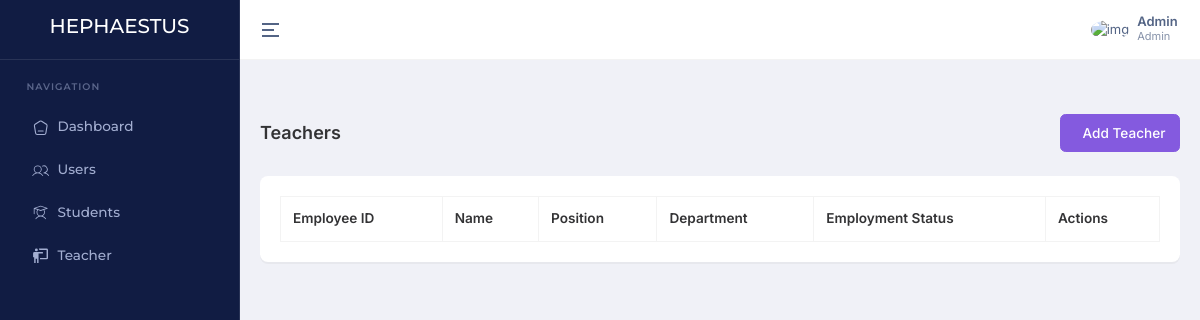
/teachers/ (signed in), run on an earlier commit of the app's database.
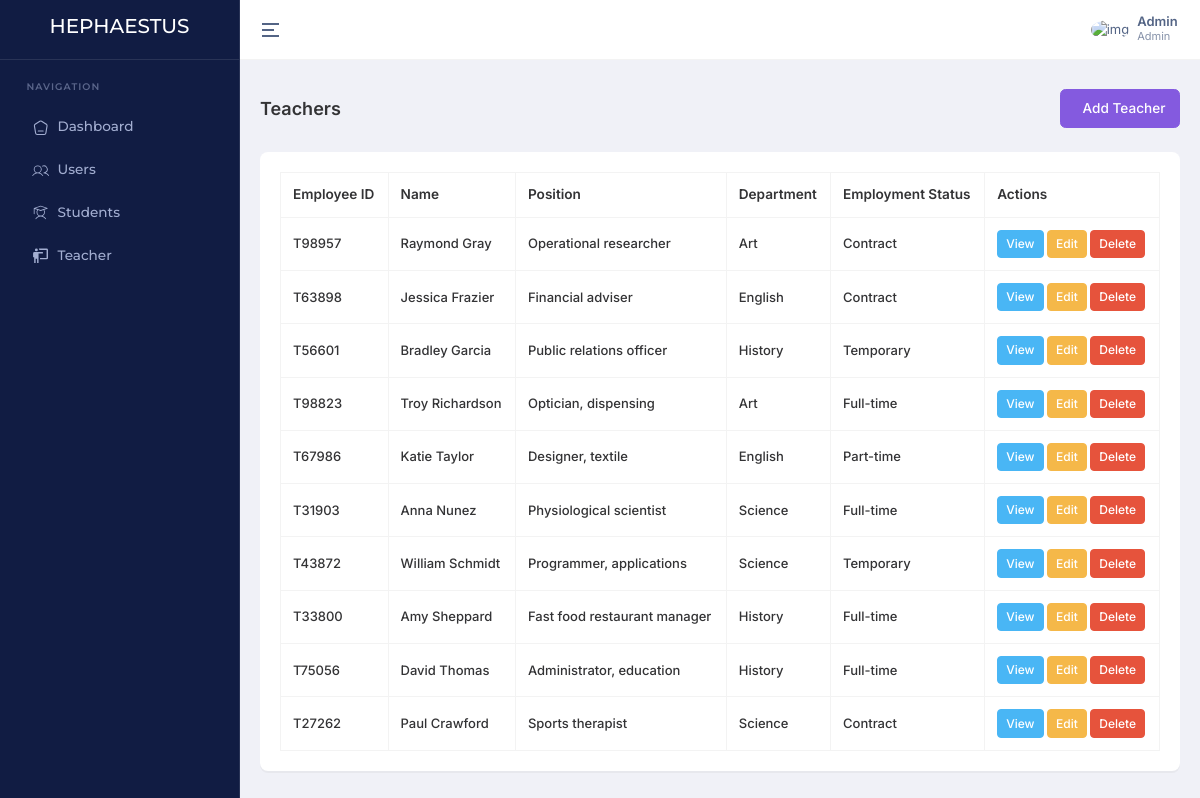
And on a later commit of the database.
### home/models.py (models this page shows, shortened)
class Teacher(models.Model):
    GENDER_CHOICES = (
        ('Male', 'Male'),
        ('Female', 'Female'),
        ('Other', 'Other'),
    )
    MARITAL_STATUS_CHOICES = (
        ('Single', 'Single'),
        ('Married', 'Married'),
        ('Divorced', 'Divorced'),
        ('Widowed', 'Widowed'),
    )
    EMPLOYMENT_STATUS_CHOICES = (
        ('Full-time', 'Full-time'),
        ('Part-time', 'Part-time'),
        ('Contract', 'Contract'),
        ('Temporary', 'Temporary'),
    )
    user = models.OneToOneField(settings.AUTH_USER_MODEL, on_delete=models.CASCADE, related_name='teacher_profile')
    employee_id = models.CharField(max_length=20, unique=True, null=True, blank=True)
    date_of_birth = models.DateField(null=True, blank=True)
    gender = models.CharField(max_length=10, choices=GENDER_CHOICES, null=True, blank=True)
    nationality = models.CharField(max_length=50, null=True, blank=True)
    national_id = models.CharField(max_length=20, unique=True, null=True, blank=True)
    marital_status = models.CharField(max_length=20, choices=MARITAL_STATUS_CHOICES, null=True, blank=True)
    alternative_phone_number = models.CharField(max_length=15, blank=True, null=True)
    address = models.TextField(null=True, blank=True)
    position = models.CharField(max_length=100, null=True, blank=True)
    department = models.CharField(max_length=100, null=True, blank=True)
    employment_status = models.CharField(max_length=20, choices=EMPLOYMENT_STATUS_CHOICES, null=True, blank=True)
    date_joined = models.DateField(null=True, blank=True)
    years_of_experience = models.PositiveIntegerField(null=True, blank=True)
    highest_degree = models.CharField(max_length=100, null=True, blank=True)
    major = models.CharField(max_length=100, null=True, blank=True)
    institution = models.CharField(max_length=200, null=True, blank=True)
    graduation_year = models.PositiveIntegerField(null=True, blank=True)
    certifications = models.TextField(null=True, blank=True)
    skills = models.TextField(null=True, blank=True)
    subjects_taught = models.TextField(null=True, blank=True)
    classes_assigned = models.TextField(null=True, blank=True)
    emergency_contact_name = models.CharField(max_length=100, null=True, blank=True)
    emergency_contact_relationship = models.CharField(max_length=50, null=True, blank=True)
    emergency_contact_phone = models.CharField(max_length=15, null=True, blank=True)
    bio = models.TextField(null=True, blank=True)
    achievements = models.TextField(null=True, blank=True)
    delete_status = models.BooleanField(default=False)
    created_at = models.DateTimeField(auto_now_add=True)
    updated_at = models.DateTimeField(auto_now=True)
    created_by = models.ForeignKey(settings.AUTH_USER_MODEL, on_delete=models.SET_NULL, null=True, related_name='teachers_created')
    updated_by = models.ForeignKey(settings.AUTH_USER_MODEL, on_delete=models.SET_NULL, null=True, related_name='teachers_updated')
    class Meta:
        ordering = ['user__name']
        indexes = [
            models.Index(fields=['employee_id']),
            models.Index(fields=['national_id']),
        ]
    @property
    def name(self):
        return self.user.name

### account/models.py (models this page shows, shortened)
class User(AbstractBaseUser, PermissionsMixin):
    ROLE_CHOICES = (
        ('Admin', 'Admin'),
        ('Director', 'Director'),
        ('Teacher', 'Teacher'),
        ('Student', 'Student'),
    )
    email = models.EmailField(unique=True)
    name = models.CharField(max_length=255)
    slug = models.SlugField(unique=True, blank=True)
    phone_number = models.CharField(max_length=15, unique=True)
    image = ProcessedImageField(
        upload_to=user_image_path,
        processors=[ResizeToFill(720, 720)],
        format='JPEG',
        options={'quality': 90},
        null=True,
        blank=True,
    )
    role = models.CharField(max_length=30, choices=ROLE_CHOICES)
    added_by = models.ForeignKey('self', on_delete=models.CASCADE, null=True, blank=True, related_name='added_users')
    created_at = models.DateTimeField(default=timezone.now)
    updated_at = models.DateTimeField(auto_now=True)
    is_active = models.BooleanField(default=True)
    is_staff = models.BooleanField(default=False)
    objects = CustomUserManager()
    USERNAME_FIELD = 'phone_number'
    REQUIRED_FIELDS = ['name', 'email']

### home/views.py (the view)
# urls.py: path('teachers/', getTeachers, name='getTeachers'),
@login_required
def getTeachers(request):
    teachers = Teacher.objects.filter(delete_status=False).order_by('-created_at')
    return render(request, 'pages/teachers/index.html', {'teachers': teachers})

### templates/pages/teachers/index.html (shortened to what this page needs)
{% extends "layouts/app.html" %}
{% load static %}
{% block content %}
<div class="container-fluid">
    <div class="d-md-flex d-block align-items-center justify-content-between my-4 page-header-breadcrumb">
        <h1 class="page-title fw-semibold fs-18 mb-0">Teachers</h1>
        <div class="ms-md-1 ms-0">
            <nav>
                <ol class="breadcrumb mb-0">
                    <a class="btn btn-primary" href="{% url 'home:addTeacher' %}">
                        Add Teacher
                    </a>
                </ol>
            </nav>
        </div>
    </div>
    <div class="row">
        <div class="col-xl-12">
            <div class="card custom-card">
                <div class="card-body">
                    <div class="table-responsive">
                        <table id="datatable" class="table table-bordered text-nowrap w-100">
                            <thead>
                                <tr>
                                    <th>Employee ID</th>
                                    <th>Name</th>
                                    <th>Position</th>
                                    <th>Department</th>
                                    <th>Employment Status</th>
                                    <th>Actions</th>
                                </tr>
                            </thead>
                            <tbody>
                                {% for teacher in teachers %}
                                    <tr>
                                        <td>{{ teacher.employee_id }}</td>
                                        <td>{{ teacher.name }}</td>
                                        <td>{{ teacher.position }}</td>
                                        <td>{{ teacher.department }}</td>
                                        <td>{{ teacher.employment_status }}</td>
                                        <td>
                                            <a href="{% url 'home:viewTeacher' teacher.employee_id %}" class="btn btn-sm btn-info">View</a>
                                            <a href="{% url 'home:editTeacher' teacher.employee_id %}" class="btn btn-sm btn-warning">Edit</a>
                                            <a href="{% url 'home:deleteTeacher' teacher.employee_id %}" class="btn btn-sm btn-danger" onclick="return confirm('Are you sure you want to delete this teacher?')">Delete</a>
                                        </td>
                                    </tr>
                                {% endfor %}
                            </tbody>
                        </table>
                    </div>
                </div>
            </div>
        </div>
    </div>
</div>
{% endblock %}

What changed in the data, as far as the page shows it:
added Teacher: employee_id "T98957", name "Raymond Gray", position "Operational researcher", department "Art", employment_status "Contract"
added Teacher: employee_id "T63898", name "Jessica Frazier", position "Financial adviser", department "English", employment_status "Contract"
added Teacher: employee_id "T56601", name "Bradley Garcia", position "Public relations officer", department "History", employment_status "Temporary"
added Teacher: employee_id "T98823", name "Troy Richardson", position "Optician, dispensing", department "Art", employment_status "Full-time"
added Teacher: employee_id "T67986", name "Katie Taylor", position "Designer, textile", department "English", employment_status "Part-time"
added Teacher: employee_id "T31903", name "Anna Nunez", position "Physiological scientist", department "Science", employment_status "Full-time"
added Teacher: employee_id "T43872", name "William Schmidt", position "Programmer, applications", department "Science", employment_status "Temporary"
added Teacher: employee_id "T33800", name "Amy Sheppard", position "Fast food restaurant manager", department "History", employment_status "Full-time"
added Teacher: employee_id "T75056", name "David Thomas", position "Administrator, education", department "History", employment_status "Full-time"
added Teacher: employee_id "T27262", name "Paul Crawford", position "Sports therapist", department "Science", employment_status "Contract"
